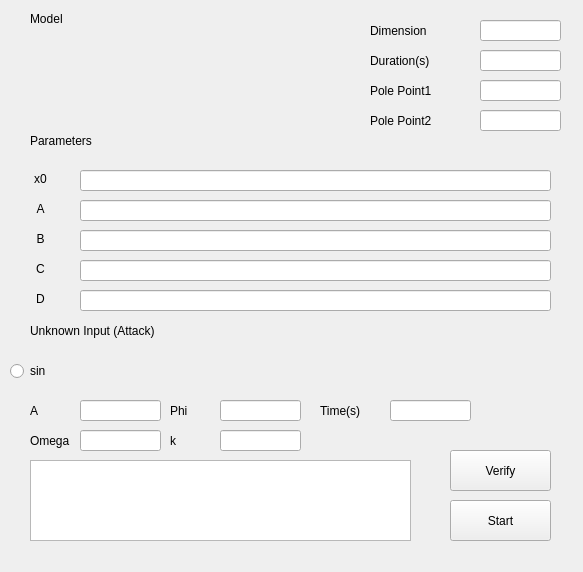
<?xml version="1.0" encoding="UTF-8"?>
<ui version="4.0">
 <class>Panel</class>
 <widget class="QWidget" name="Panel">
  <property name="geometry">
   <rect>
    <x>0</x>
    <y>0</y>
    <width>583</width>
    <height>572</height>
   </rect>
  </property>
  <property name="windowTitle">
   <string>Form</string>
  </property>
  <widget class="QLineEdit" name="input_A">
   <property name="geometry">
    <rect>
     <x>80</x>
     <y>200</y>
     <width>471</width>
     <height>21</height>
    </rect>
   </property>
   <property name="text">
    <string/>
   </property>
  </widget>
  <widget class="QLabel" name="label_model">
   <property name="geometry">
    <rect>
     <x>30</x>
     <y>10</y>
     <width>81</width>
     <height>18</height>
    </rect>
   </property>
   <property name="text">
    <string>Model</string>
   </property>
  </widget>
  <widget class="QLabel" name="label_params">
   <property name="geometry">
    <rect>
     <x>30</x>
     <y>130</y>
     <width>101</width>
     <height>21</height>
    </rect>
   </property>
   <property name="text">
    <string>Parameters</string>
   </property>
  </widget>
  <widget class="QLabel" name="label_A">
   <property name="geometry">
    <rect>
     <x>0</x>
     <y>200</y>
     <width>81</width>
     <height>18</height>
    </rect>
   </property>
   <property name="layoutDirection">
    <enum>Qt::LeftToRight</enum>
   </property>
   <property name="autoFillBackground">
    <bool>false</bool>
   </property>
   <property name="text">
    <string>A</string>
   </property>
   <property name="textFormat">
    <enum>Qt::AutoText</enum>
   </property>
   <property name="scaledContents">
    <bool>false</bool>
   </property>
   <property name="alignment">
    <set>Qt::AlignCenter</set>
   </property>
   <property name="wordWrap">
    <bool>false</bool>
   </property>
  </widget>
  <widget class="QLineEdit" name="input_C">
   <property name="geometry">
    <rect>
     <x>80</x>
     <y>260</y>
     <width>471</width>
     <height>21</height>
    </rect>
   </property>
  </widget>
  <widget class="QLabel" name="label_C">
   <property name="geometry">
    <rect>
     <x>0</x>
     <y>260</y>
     <width>81</width>
     <height>18</height>
    </rect>
   </property>
   <property name="layoutDirection">
    <enum>Qt::LeftToRight</enum>
   </property>
   <property name="autoFillBackground">
    <bool>false</bool>
   </property>
   <property name="text">
    <string>C</string>
   </property>
   <property name="textFormat">
    <enum>Qt::AutoText</enum>
   </property>
   <property name="scaledContents">
    <bool>false</bool>
   </property>
   <property name="alignment">
    <set>Qt::AlignCenter</set>
   </property>
   <property name="wordWrap">
    <bool>false</bool>
   </property>
  </widget>
  <widget class="QLineEdit" name="input_B">
   <property name="geometry">
    <rect>
     <x>80</x>
     <y>230</y>
     <width>471</width>
     <height>21</height>
    </rect>
   </property>
  </widget>
  <widget class="QLabel" name="label_B">
   <property name="geometry">
    <rect>
     <x>0</x>
     <y>230</y>
     <width>81</width>
     <height>18</height>
    </rect>
   </property>
   <property name="layoutDirection">
    <enum>Qt::LeftToRight</enum>
   </property>
   <property name="autoFillBackground">
    <bool>false</bool>
   </property>
   <property name="text">
    <string>B</string>
   </property>
   <property name="textFormat">
    <enum>Qt::AutoText</enum>
   </property>
   <property name="scaledContents">
    <bool>false</bool>
   </property>
   <property name="alignment">
    <set>Qt::AlignCenter</set>
   </property>
   <property name="wordWrap">
    <bool>false</bool>
   </property>
  </widget>
  <widget class="QLineEdit" name="input_D">
   <property name="geometry">
    <rect>
     <x>80</x>
     <y>290</y>
     <width>471</width>
     <height>21</height>
    </rect>
   </property>
  </widget>
  <widget class="QLabel" name="label_D">
   <property name="geometry">
    <rect>
     <x>0</x>
     <y>290</y>
     <width>81</width>
     <height>18</height>
    </rect>
   </property>
   <property name="layoutDirection">
    <enum>Qt::LeftToRight</enum>
   </property>
   <property name="autoFillBackground">
    <bool>false</bool>
   </property>
   <property name="text">
    <string>D</string>
   </property>
   <property name="textFormat">
    <enum>Qt::AutoText</enum>
   </property>
   <property name="scaledContents">
    <bool>false</bool>
   </property>
   <property name="alignment">
    <set>Qt::AlignCenter</set>
   </property>
   <property name="wordWrap">
    <bool>false</bool>
   </property>
  </widget>
  <widget class="QLabel" name="label_attack">
   <property name="geometry">
    <rect>
     <x>30</x>
     <y>320</y>
     <width>241</width>
     <height>21</height>
    </rect>
   </property>
   <property name="text">
    <string>Unknown Input (Attack)</string>
   </property>
  </widget>
  <widget class="QPushButton" name="start">
   <property name="geometry">
    <rect>
     <x>450</x>
     <y>500</y>
     <width>101</width>
     <height>41</height>
    </rect>
   </property>
   <property name="text">
    <string>Start</string>
   </property>
  </widget>
  <widget class="QRadioButton" name="radioButton">
   <property name="geometry">
    <rect>
     <x>10</x>
     <y>360</y>
     <width>132</width>
     <height>22</height>
    </rect>
   </property>
   <property name="text">
    <string>sin</string>
   </property>
  </widget>
  <widget class="QLabel" name="label_dimension">
   <property name="geometry">
    <rect>
     <x>370</x>
     <y>20</y>
     <width>101</width>
     <height>21</height>
    </rect>
   </property>
   <property name="text">
    <string>Dimension</string>
   </property>
  </widget>
  <widget class="QLineEdit" name="input_dimension">
   <property name="geometry">
    <rect>
     <x>480</x>
     <y>20</y>
     <width>81</width>
     <height>21</height>
    </rect>
   </property>
  </widget>
  <widget class="QLabel" name="label_duration">
   <property name="geometry">
    <rect>
     <x>370</x>
     <y>50</y>
     <width>101</width>
     <height>21</height>
    </rect>
   </property>
   <property name="text">
    <string>Duration(s)</string>
   </property>
  </widget>
  <widget class="QLineEdit" name="input_duration">
   <property name="geometry">
    <rect>
     <x>480</x>
     <y>50</y>
     <width>81</width>
     <height>21</height>
    </rect>
   </property>
  </widget>
  <widget class="QLineEdit" name="input_sinA">
   <property name="geometry">
    <rect>
     <x>80</x>
     <y>400</y>
     <width>81</width>
     <height>21</height>
    </rect>
   </property>
  </widget>
  <widget class="QLineEdit" name="input_sinOmega">
   <property name="geometry">
    <rect>
     <x>80</x>
     <y>430</y>
     <width>81</width>
     <height>21</height>
    </rect>
   </property>
  </widget>
  <widget class="QLabel" name="label_sinOmega">
   <property name="geometry">
    <rect>
     <x>30</x>
     <y>430</y>
     <width>61</width>
     <height>21</height>
    </rect>
   </property>
   <property name="text">
    <string>Omega</string>
   </property>
  </widget>
  <widget class="QLabel" name="label_sinA">
   <property name="geometry">
    <rect>
     <x>30</x>
     <y>400</y>
     <width>51</width>
     <height>21</height>
    </rect>
   </property>
   <property name="text">
    <string>A</string>
   </property>
  </widget>
  <widget class="QLineEdit" name="input_sinK">
   <property name="geometry">
    <rect>
     <x>220</x>
     <y>430</y>
     <width>81</width>
     <height>21</height>
    </rect>
   </property>
  </widget>
  <widget class="QLineEdit" name="input_sinPhi">
   <property name="geometry">
    <rect>
     <x>220</x>
     <y>400</y>
     <width>81</width>
     <height>21</height>
    </rect>
   </property>
  </widget>
  <widget class="QLabel" name="label_sinK">
   <property name="geometry">
    <rect>
     <x>170</x>
     <y>430</y>
     <width>61</width>
     <height>21</height>
    </rect>
   </property>
   <property name="text">
    <string>k</string>
   </property>
  </widget>
  <widget class="QLabel" name="label_sinPhi">
   <property name="geometry">
    <rect>
     <x>170</x>
     <y>400</y>
     <width>51</width>
     <height>21</height>
    </rect>
   </property>
   <property name="text">
    <string>Phi</string>
   </property>
  </widget>
  <widget class="QLabel" name="label_sinTime">
   <property name="geometry">
    <rect>
     <x>320</x>
     <y>400</y>
     <width>71</width>
     <height>21</height>
    </rect>
   </property>
   <property name="text">
    <string>Time(s)</string>
   </property>
  </widget>
  <widget class="QLineEdit" name="input_sinTime">
   <property name="geometry">
    <rect>
     <x>390</x>
     <y>400</y>
     <width>81</width>
     <height>21</height>
    </rect>
   </property>
  </widget>
  <widget class="QLabel" name="display_model">
   <property name="geometry">
    <rect>
     <x>30</x>
     <y>40</y>
     <width>320</width>
     <height>80</height>
    </rect>
   </property>
   <property name="text">
    <string/>
   </property>
  </widget>
  <widget class="QLabel" name="display_attack">
   <property name="geometry">
    <rect>
     <x>80</x>
     <y>350</y>
     <width>251</width>
     <height>41</height>
    </rect>
   </property>
   <property name="text">
    <string/>
   </property>
  </widget>
  <widget class="QPushButton" name="verify">
   <property name="geometry">
    <rect>
     <x>450</x>
     <y>450</y>
     <width>101</width>
     <height>41</height>
    </rect>
   </property>
   <property name="text">
    <string>Verify</string>
   </property>
  </widget>
  <widget class="QTextBrowser" name="information">
   <property name="geometry">
    <rect>
     <x>30</x>
     <y>460</y>
     <width>381</width>
     <height>81</height>
    </rect>
   </property>
  </widget>
  <widget class="QLabel" name="label_x0">
   <property name="geometry">
    <rect>
     <x>0</x>
     <y>170</y>
     <width>81</width>
     <height>18</height>
    </rect>
   </property>
   <property name="layoutDirection">
    <enum>Qt::LeftToRight</enum>
   </property>
   <property name="autoFillBackground">
    <bool>false</bool>
   </property>
   <property name="text">
    <string>x0</string>
   </property>
   <property name="textFormat">
    <enum>Qt::AutoText</enum>
   </property>
   <property name="scaledContents">
    <bool>false</bool>
   </property>
   <property name="alignment">
    <set>Qt::AlignCenter</set>
   </property>
   <property name="wordWrap">
    <bool>false</bool>
   </property>
  </widget>
  <widget class="QLineEdit" name="input_x0">
   <property name="geometry">
    <rect>
     <x>80</x>
     <y>170</y>
     <width>471</width>
     <height>21</height>
    </rect>
   </property>
   <property name="text">
    <string/>
   </property>
  </widget>
  <widget class="QLabel" name="label_p1">
   <property name="geometry">
    <rect>
     <x>370</x>
     <y>80</y>
     <width>101</width>
     <height>21</height>
    </rect>
   </property>
   <property name="text">
    <string>Pole Point1</string>
   </property>
  </widget>
  <widget class="QLabel" name="label_p2">
   <property name="geometry">
    <rect>
     <x>370</x>
     <y>110</y>
     <width>101</width>
     <height>21</height>
    </rect>
   </property>
   <property name="text">
    <string>Pole Point2</string>
   </property>
  </widget>
  <widget class="QLineEdit" name="input_p1">
   <property name="geometry">
    <rect>
     <x>480</x>
     <y>80</y>
     <width>81</width>
     <height>21</height>
    </rect>
   </property>
  </widget>
  <widget class="QLineEdit" name="input_p2">
   <property name="geometry">
    <rect>
     <x>480</x>
     <y>110</y>
     <width>81</width>
     <height>21</height>
    </rect>
   </property>
  </widget>
 </widget>
 <resources/>
 <connections/>
</ui>
